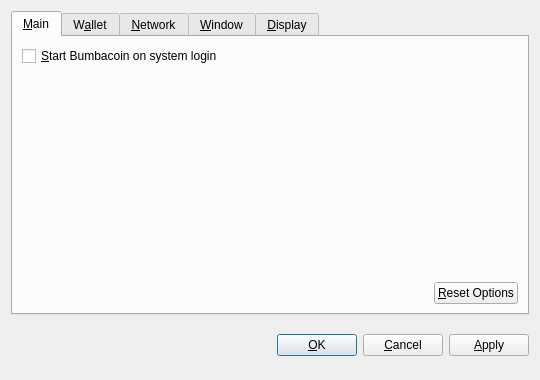
<?xml version="1.0" encoding="UTF-8"?>
<ui version="4.0">
 <class>OptionsDialog</class>
 <widget class="QDialog" name="OptionsDialog">
  <property name="geometry">
   <rect>
    <x>0</x>
    <y>0</y>
    <width>540</width>
    <height>380</height>
   </rect>
  </property>
  <property name="windowTitle">
   <string>Options</string>
  </property>
  <property name="modal">
   <bool>true</bool>
  </property>
  <layout class="QVBoxLayout" name="verticalLayout">
   <item>
    <widget class="QTabWidget" name="tabWidget">
     <property name="tabPosition">
      <enum>QTabWidget::North</enum>
     </property>
     <property name="currentIndex">
      <number>0</number>
     </property>
     <widget class="QWidget" name="tabMain">
      <attribute name="title">
       <string>&amp;Main</string>
      </attribute>
      <layout class="QVBoxLayout" name="verticalLayout_Main">
       <item>
        <widget class="QCheckBox" name="bitcoinAtStartup">
         <property name="toolTip">
          <string>Automatically start Bumbacoin after logging in to the system.</string>
         </property>
         <property name="text">
          <string>&amp;Start Bumbacoin on system login</string>
         </property>
        </widget>
       </item>
       <item>
        <spacer name="verticalSpacer_Main">
         <property name="orientation">
          <enum>Qt::Vertical</enum>
         </property>
         <property name="sizeHint" stdset="0">
          <size>
           <width>20</width>
           <height>40</height>
          </size>
         </property>
        </spacer>
       </item>
       <item>
        <layout class="QHBoxLayout" name="horizontalLayout_2_Main">
         <item>
          <spacer name="horizontalSpacer_2_Main">
           <property name="orientation">
            <enum>Qt::Horizontal</enum>
           </property>
           <property name="sizeHint" stdset="0">
            <size>
             <width>40</width>
             <height>20</height>
            </size>
           </property>
          </spacer>
         </item>
         <item>
          <widget class="QPushButton" name="resetButton">
           <property name="toolTip">
            <string>Reset all client options to default.</string>
           </property>
           <property name="text">
            <string>&amp;Reset Options</string>
           </property>
           <property name="autoDefault">
            <bool>false</bool>
           </property>
          </widget>
         </item>
        </layout>
       </item>
      </layout>
     </widget>
     <widget class="QWidget" name="tabWallet">
      <attribute name="title">
       <string>W&amp;allet</string>
      </attribute>
      <layout class="QVBoxLayout" name="verticalLayout_Network">
       <item>
        <widget class="QLabel" name="transactionFeeInfoLabel">
         <property name="text">
          <string>Optional transaction fee per kB that helps make sure your transactions are processed quickly. Most transactions are 1 kB.</string>
         </property>
         <property name="textFormat">
          <enum>Qt::PlainText</enum>
         </property>
         <property name="wordWrap">
          <bool>true</bool>
         </property>
        </widget>
       </item>
       <item>
        <layout class="QHBoxLayout" name="horizontalLayout_1_Main">
         <item>
          <widget class="QLabel" name="transactionFeeLabel">
           <property name="text">
            <string>Pay transaction &amp;fee</string>
           </property>
           <property name="textFormat">
            <enum>Qt::PlainText</enum>
           </property>
           <property name="buddy">
            <cstring>transactionFee</cstring>
           </property>
          </widget>
         </item>
         <item>
          <widget class="BitcoinAmountField" name="transactionFee"/>
         </item>
         <item>
          <spacer name="horizontalSpacer_1_Main">
           <property name="orientation">
            <enum>Qt::Horizontal</enum>
           </property>
           <property name="sizeHint" stdset="0">
            <size>
             <width>40</width>
             <height>20</height>
            </size>
           </property>
          </spacer>
         </item>
        </layout>
       </item>
       <item>
        <widget class="QLabel" name="label">
         <property name="text">
          <string>If you disable the spending of unconfirmed change, the change from a transaction cannot be used until that transaction has at least one confirmation. This also affects how your balance is computed.</string>
         </property>
         <property name="wordWrap">
          <bool>true</bool>
         </property>
        </widget>
       </item>
       <item>
        <widget class="QCheckBox" name="spendZeroConfChange">
         <property name="text">
          <string>Spend unconfirmed change  (experts only)</string>
         </property>
        </widget>
       </item>
       <item>
        <spacer name="verticalSpacer">
         <property name="orientation">
          <enum>Qt::Vertical</enum>
         </property>
         <property name="sizeHint" stdset="0">
          <size>
           <width>20</width>
           <height>40</height>
          </size>
         </property>
        </spacer>
       </item>
      </layout>
     </widget>
     <widget class="QWidget" name="tabNetwork">
      <attribute name="title">
       <string>&amp;Network</string>
      </attribute>
      <layout class="QVBoxLayout" name="verticalLayout_Network">
       <item>
        <widget class="QCheckBox" name="mapPortUpnp">
         <property name="toolTip">
          <string>Automatically open the Bumbacoin client port on the router. This only works when your router supports UPnP and it is enabled.</string>
         </property>
         <property name="text">
          <string>Map port using &amp;UPnP</string>
         </property>
        </widget>
       </item>
       <item>
        <widget class="QCheckBox" name="connectSocks">
         <property name="toolTip">
          <string>Connect to the Bumbacoin network through a SOCKS proxy (e.g. when connecting through Tor).</string>
         </property>
         <property name="text">
          <string>&amp;Connect through SOCKS proxy:</string>
         </property>
        </widget>
       </item>
       <item>
        <layout class="QHBoxLayout" name="horizontalLayout_Network">
         <item>
          <widget class="QLabel" name="proxyIpLabel">
           <property name="text">
            <string>Proxy &amp;IP:</string>
           </property>
           <property name="textFormat">
            <enum>Qt::PlainText</enum>
           </property>
           <property name="buddy">
            <cstring>proxyIp</cstring>
           </property>
          </widget>
         </item>
         <item>
          <widget class="QValidatedLineEdit" name="proxyIp">
           <property name="maximumSize">
            <size>
             <width>140</width>
             <height>16777215</height>
            </size>
           </property>
           <property name="toolTip">
            <string>IP address of the proxy (e.g. 127.0.0.1)</string>
           </property>
          </widget>
         </item>
         <item>
          <widget class="QLabel" name="proxyPortLabel">
           <property name="text">
            <string>&amp;Port:</string>
           </property>
           <property name="textFormat">
            <enum>Qt::PlainText</enum>
           </property>
           <property name="buddy">
            <cstring>proxyPort</cstring>
           </property>
          </widget>
         </item>
         <item>
          <widget class="QLineEdit" name="proxyPort">
           <property name="maximumSize">
            <size>
             <width>55</width>
             <height>16777215</height>
            </size>
           </property>
           <property name="toolTip">
            <string>Port of the proxy (e.g. 9050)</string>
           </property>
          </widget>
         </item>
         <item>
          <widget class="QLabel" name="socksVersionLabel">
           <property name="text">
            <string>SOCKS &amp;Version:</string>
           </property>
           <property name="textFormat">
            <enum>Qt::PlainText</enum>
           </property>
           <property name="buddy">
            <cstring>socksVersion</cstring>
           </property>
          </widget>
         </item>
         <item>
          <widget class="QValueComboBox" name="socksVersion">
           <property name="toolTip">
            <string>SOCKS version of the proxy (e.g. 5)</string>
           </property>
          </widget>
         </item>
         <item>
          <spacer name="horizontalSpacer_Network">
           <property name="orientation">
            <enum>Qt::Horizontal</enum>
           </property>
           <property name="sizeHint" stdset="0">
            <size>
             <width>40</width>
             <height>20</height>
            </size>
           </property>
          </spacer>
         </item>
        </layout>
       </item>
       <item>
        <spacer name="verticalSpacer_Network">
         <property name="orientation">
          <enum>Qt::Vertical</enum>
         </property>
         <property name="sizeHint" stdset="0">
          <size>
           <width>20</width>
           <height>40</height>
          </size>
         </property>
        </spacer>
       </item>
      </layout>
     </widget>
     <widget class="QWidget" name="tabWindow">
      <attribute name="title">
       <string>&amp;Window</string>
      </attribute>
      <layout class="QVBoxLayout" name="verticalLayout_Window">
       <item>
        <widget class="QCheckBox" name="minimizeToTray">
         <property name="toolTip">
          <string>Show only a tray icon after minimizing the window.</string>
         </property>
         <property name="text">
          <string>&amp;Minimize to the tray instead of the taskbar</string>
         </property>
        </widget>
       </item>
       <item>
        <widget class="QCheckBox" name="minimizeOnClose">
         <property name="toolTip">
          <string>Minimize instead of exit the application when the window is closed. When this option is enabled, the application will be closed only after selecting Quit in the menu.</string>
         </property>
         <property name="text">
          <string>M&amp;inimize on close</string>
         </property>
        </widget>
       </item>
       <item>
        <spacer name="verticalSpacer_Window">
         <property name="orientation">
          <enum>Qt::Vertical</enum>
         </property>
         <property name="sizeHint" stdset="0">
          <size>
           <width>20</width>
           <height>40</height>
          </size>
         </property>
        </spacer>
       </item>
      </layout>
     </widget>
     <widget class="QWidget" name="tabDisplay">
      <attribute name="title">
       <string>&amp;Display</string>
      </attribute>
      <layout class="QVBoxLayout" name="verticalLayout_Display">
       <item>
        <layout class="QHBoxLayout" name="horizontalLayout_1_Display">
         <item>
          <widget class="QLabel" name="langLabel">
           <property name="text">
            <string>User Interface &amp;language:</string>
           </property>
           <property name="textFormat">
            <enum>Qt::PlainText</enum>
           </property>
           <property name="buddy">
            <cstring>lang</cstring>
           </property>
          </widget>
         </item>
         <item>
          <widget class="QValueComboBox" name="lang">
           <property name="toolTip">
            <string>The user interface language can be set here. This setting will take effect after restarting Bumbacoin.</string>
           </property>
          </widget>
         </item>
        </layout>
       </item>
       <item>
        <layout class="QHBoxLayout" name="horizontalLayout_2_Display">
         <item>
          <widget class="QLabel" name="unitLabel">
           <property name="text">
            <string>&amp;Unit to show amounts in:</string>
           </property>
           <property name="textFormat">
            <enum>Qt::PlainText</enum>
           </property>
           <property name="buddy">
            <cstring>unit</cstring>
           </property>
          </widget>
         </item>
         <item>
          <widget class="QValueComboBox" name="unit">
           <property name="toolTip">
            <string>Choose the default subdivision unit to show in the interface and when sending coins.</string>
           </property>
          </widget>
         </item>
        </layout>
       </item>
       <item>
        <widget class="QCheckBox" name="displayAddresses">
         <property name="toolTip">
          <string>Whether to show Bumbacoin addresses in the transaction list or not.</string>
         </property>
         <property name="text">
          <string>&amp;Display addresses in transaction list</string>
         </property>
        </widget>
       </item>
       <item>
        <widget class="QCheckBox" name="coinControlFeatures">
         <property name="toolTip">
          <string>Whether to show coin control features or not.</string>
         </property>
         <property name="text">
          <string>Display coin &amp;control features (experts only!)</string>
         </property>
        </widget>
       </item>
       <item>
        <spacer name="verticalSpacer_Display">
         <property name="orientation">
          <enum>Qt::Vertical</enum>
         </property>
         <property name="sizeHint" stdset="0">
          <size>
           <width>20</width>
           <height>40</height>
          </size>
         </property>
        </spacer>
       </item>
      </layout>
     </widget>
    </widget>
   </item>
   <item>
    <layout class="QHBoxLayout" name="horizontalLayout_Buttons">
     <item>
      <spacer name="horizontalSpacer_1">
       <property name="orientation">
        <enum>Qt::Horizontal</enum>
       </property>
       <property name="sizeHint" stdset="0">
        <size>
         <width>40</width>
         <height>48</height>
        </size>
       </property>
      </spacer>
     </item>
     <item>
      <widget class="QLabel" name="statusLabel">
       <property name="font">
        <font>
         <weight>75</weight>
         <bold>true</bold>
        </font>
       </property>
       <property name="text">
        <string/>
       </property>
       <property name="textFormat">
        <enum>Qt::PlainText</enum>
       </property>
       <property name="wordWrap">
        <bool>true</bool>
       </property>
      </widget>
     </item>
     <item>
      <spacer name="horizontalSpacer_2">
       <property name="orientation">
        <enum>Qt::Horizontal</enum>
       </property>
       <property name="sizeHint" stdset="0">
        <size>
         <width>40</width>
         <height>48</height>
        </size>
       </property>
      </spacer>
     </item>
     <item>
      <widget class="QPushButton" name="okButton">
       <property name="text">
        <string>&amp;OK</string>
       </property>
      </widget>
     </item>
     <item>
      <widget class="QPushButton" name="cancelButton">
       <property name="text">
        <string>&amp;Cancel</string>
       </property>
       <property name="autoDefault">
        <bool>false</bool>
       </property>
      </widget>
     </item>
     <item>
      <widget class="QPushButton" name="applyButton">
       <property name="text">
        <string>&amp;Apply</string>
       </property>
       <property name="autoDefault">
        <bool>false</bool>
       </property>
      </widget>
     </item>
    </layout>
   </item>
  </layout>
 </widget>
 <customwidgets>
  <customwidget>
   <class>BitcoinAmountField</class>
   <extends>QSpinBox</extends>
   <header>bitcoinamountfield.h</header>
  </customwidget>
  <customwidget>
   <class>QValueComboBox</class>
   <extends>QComboBox</extends>
   <header>qvaluecombobox.h</header>
  </customwidget>
  <customwidget>
   <class>QValidatedLineEdit</class>
   <extends>QLineEdit</extends>
   <header>qvalidatedlineedit.h</header>
  </customwidget>
 </customwidgets>
 <resources/>
 <connections/>
</ui>
